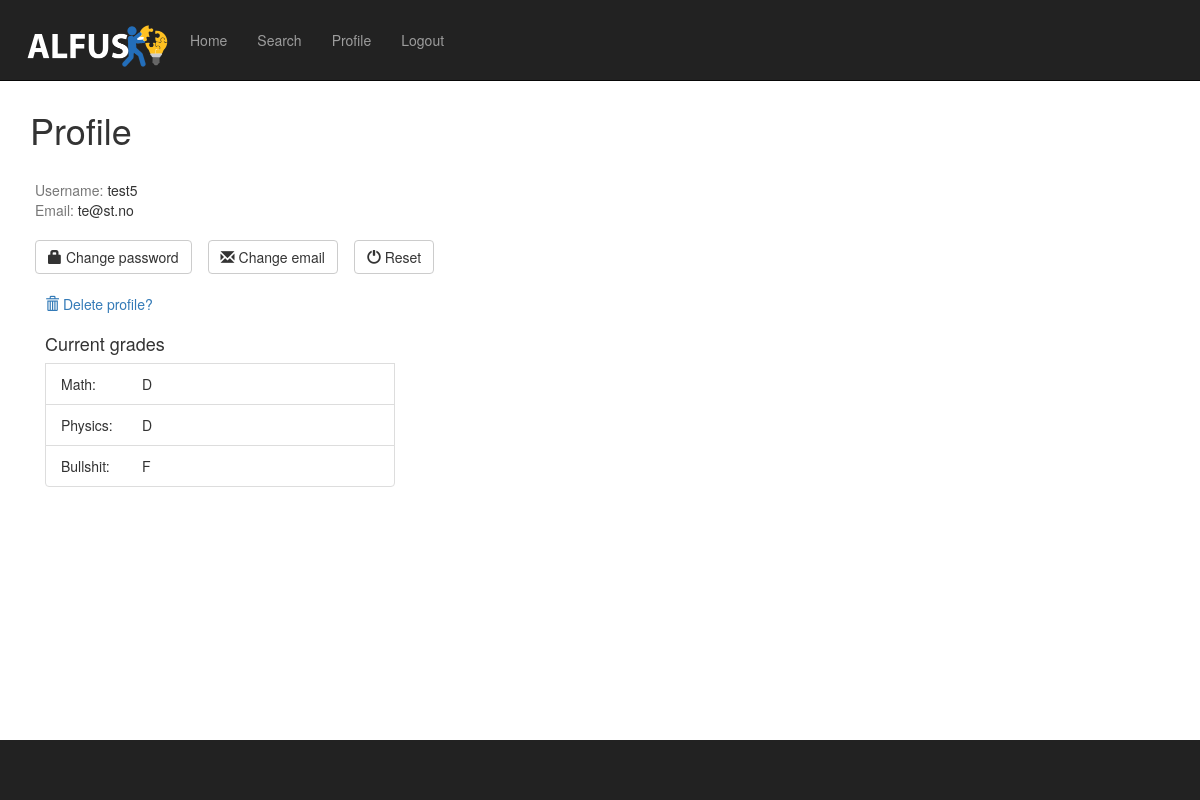
/questions/profile/ (signed in), run on the app's committed database.
### questions/models.py (models this page shows)
class Subject(models.Model):
    name = models.CharField(max_length=200)
    def __str__(self):
        return self.name

### questions/views.py (the view)
@login_required(login_url="/login/")
def profile(request):
    temp = get_grade_subject(request)
    subject = []
    grades_letter = []
    for i in temp.keys():
        subject.append(i)
        grades_letter.append(temp[i])
    zipped = zip(subject, grades_letter)
    return render(request, 'questions/profile.html', {"skills": zipped})

### questions/models.py (called while the page is built)
    def __str__(self):
        return str(self.skill_rating_chapter)

### questions/views.py (called while the page is built)
def number_to_grade(number):
    if number == 0.5:
        return("Not enough information to grade yet")
    elif number >= 0.89:
        return("A")
    elif number >= 0.77:
        return("B")
    elif number >= 0.65:
        return("C")
    elif number >= 0.53:
        return("D")
    elif number >= 0.41:
        return("E")
    else:
        return("F")

def get_grade_subject(request):
    skillrating_chapters = hasChapter.objects.filter(user=request.user)
    subject_grade = {}
    for t in list(Subject.objects.all()):
        count = 0
        temp = 0
        for q in list(skillrating_chapters):
            if q.chapter.part_of == t:
                print(q)
                temp += q.skill_rating_chapter
                count += 1
        if count == 0:
            count = 1
        subject_grade[t] = number_to_grade(temp / count)
    return(subject_grade)

### questions/templates/questions/profile.html (shortened to what this page needs)
{% extends "questions/base.html" %}
{% block content %}
    <h1 style="top: 20px;position: relative"> Profile</h1>
    <br>
    <div class="container">
        <div class="row">
            <div class="col-md-9">
                <div class="row">
                    <div class="row">
                        <div class="col-md-6">
                            <div class="row">
                                <div style="padding-left: 20px;padding-top: 20px">
                                    <span class="text-muted">Username:</span> {{ user.username }} <br>
                                    <span class="text-muted">Email:</span> {{ user.email }} <br>
                                </div>
                                <div style="padding-top: 20px;display:flex;justify-content: flex-start; padding-left: 20px; padding-bottom: 20px">
                                    <div style="margin-right: 16px">
                                        <a href="{% url 'questions:change_password' %}"
                                           class="btn btn-default pull-left"><i
                                                class="glyphicon glyphicon-lock"></i> Change password </a>
                                    </div>
                                    <a href="{% url 'questions:change_email' %}" class="btn btn-default pull-left"><i
                                            class="glyphicon glyphicon-envelope"></i> Change email </a>
                                    <div style="margin-left: 16px">
                                        <a href="{% url 'questions:reset' %}" class="btn btn-default pull-right"><i
                                                class="glyphicon glyphicon-off"></i> Reset </a>
                                    </div>
                                </div>
                            </div>
                        </div>
                    </div>
                </div>
            </div>
            <div class="col-md-12 text-left">
                <a href="{% url 'questions:delete_user' %}"><i class="glyphicon glyphicon-trash"></i> Delete profile?
                </a>
            </div>
        </div>
        <div>
            <ul class="list-group" style=" width: 360px;table-layout: fixed; padding-top: 10px;padding-right: 10px">
                <h4>Current grades</h4>
                {% for chapter, grade in skills %}
                    <li class="list-group-item">
                        <div class="row">
                            <div class="col-xs-2">
                                {{ chapter }}:
                            </div>
                            <div class="hideextra">
                                &emsp; {{ grade }}
                            </div>
                        </div>
                    </li>
                {% endfor %}
            </ul>
        </div>
    </div>
{% endblock %}

### questions/static/questions/css/logo-nav.css (style rules this page uses)
body { padding-top: 70px; }
@media (min-width:768px) { body { padding-top: 100px; } }

### questions/templates/questions/base.html (style rules this page uses)
body { padding-top: 70px; }

### questions/templates/questions/profile.html (style rules this page uses)
.hideextra { white-space: nowrap; overflow: hidden; text-overflow: ellipsis; padding-left: 20px }

### data on the page
Subject: name "Math", grade "D"
Subject: name "Physics", grade "D"
Subject: name "Bullshit", grade "F"

### other printed values
{{ user.username }} "test5"
{{ user.email }} "te@st.no"
